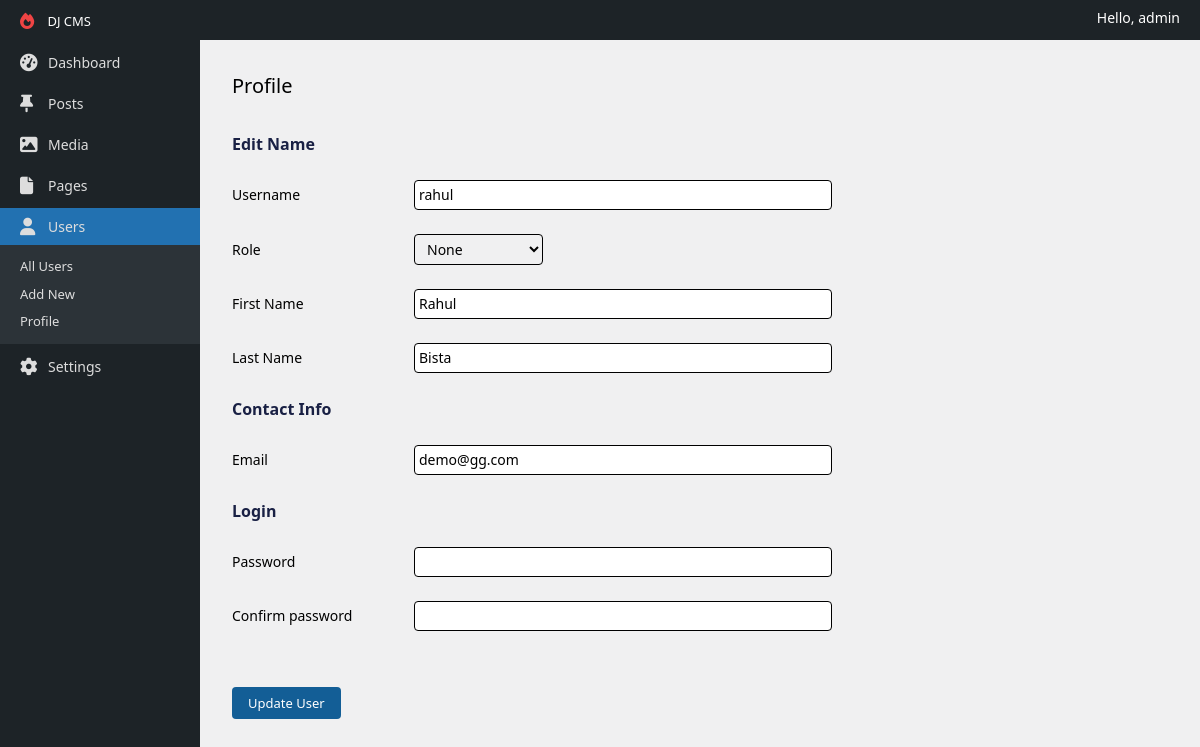
Page /users/edit/12/ (signed in) on the committed database.
### apps/accounts/models.py (models this page shows, shortened)
class User(AbstractUser):
    class Roles(models.TextChoices):
        NONE = 'none'
        AUTHOR = 'author'
        EDITOR = 'editor'
        SEO = 'seo'
        ADMINISTRATOR = 'administrator'
    email = models.EmailField(unique=True)
    USERNAME_FIELD = 'email'
    REQUIRED_FIELDS = ['username']
    role = models.CharField(max_length=60, choices=Roles.choices, null=True, blank=True)
    photo = models.ImageField(upload_to='uploads/', null=True, blank=True)
    def __str__(self):
        return self.username

### apps/dashboard/views.py (the view)
# urls.py: path('users/edit/<int:pk>/', EditUserView.as_view(), name='edit_user'),
class EditUserView(AbstractEditUserView):
    form_class = UserForm

### apps/dashboard/forms.py
class UserForm(AbstractUserForm):
    pass

### apps/dashboard/permissions.py (called while the page is built)
    def allow_superuser(self) -> bool:
        return True

    def has_permission(self, request: HttpRequest) -> bool:
        if self.allow_superuser() and request.user.is_superuser:
            return True
        return request.user.is_authenticated and self.has_user_permission(request)

    def dispatch(self, request, *args, **kwargs) -> Union[HttpResponseRedirect, HttpResponse]:
        self._current_path = request.path
        if not self.has_permission(request):
            return HttpResponseRedirect(self.get_login_url())
        return super().dispatch(request, *args, **kwargs)

### apps/dashboard/templatetags/utils.py (called while the page is built)
@register.simple_tag(takes_context=True)
def has_permission(context, menu_name: str) -> bool:
    request: HttpRequest = context.request
    mixin_class = sidebar_permissions.get(menu_name)
    if mixin_class:
        mixin = mixin_class()
        return mixin.has_permission(request)
    return False

@register.simple_tag(takes_context=True)
def should_expand_menu(context, menu_name) -> bool:
    reverse_url_name = context.request.resolver_match.url_name
    sub_menus = sidebar_menus.get(menu_name)
    if sub_menus:
        for sub_menu in sub_menus:
            if sub_menu == reverse_url_name:
                return True
    return False

@register.simple_tag(takes_context=True)
def current_url_name(context) -> bool:
    return context.request.resolver_match.url_name

### apps/dashboard/views.py (called while the page is built)
    def check_form_instance(self):
        if not self.form_class:
            raise Exception('Please provide form class')

    def get(self, request: HttpRequest, **kwargs: Any) -> HttpResponse:
        self.check_form_instance()
        pk: int = kwargs.get('pk')
        if pk:
            instance: get_user_model() = get_object_or_404(get_user_model(), pk=pk)
        else:
            instance = request.user
        form: ModelForm = self.form_class(instance=instance)
        return render(request, 'edit-user.html', {
            'form': form,
            'roles': get_user_model().Roles.choices
        })

### templates/edit-user.html (shortened to what this page needs)
{% extends 'layouts/default.html' %}
{% block content %}
    <div class="p-2 md:p-8">
        <h1 class="inline-block text-xl">Profile</h1>
        <div class="mt-8">
            <div class="max-w-[600px]">
                <h2 class="text-primary font-bold">Edit Name</h2>
                <form method="POST">
                    {% include 'components/user-form.html' %}
                    <div class="mt-8">
                        <input type="submit" value="Update User"
                               class="bg-[#135e96] text-white px-4 py-1.5 text-[13px] rounded">
                    </div>
                </form>
            </div>
        </div>
    </div>
{% endblock %}

### templates/layouts/default.html (shortened to what this page needs)
{% load static %}
<!DOCTYPE html>
<html lang="en">
<head>
    <link rel="stylesheet" href="{% static 'css/main.css' %}">
    <link rel="stylesheet" href="https://cdnjs.cloudflare.com/ajax/libs/font-awesome/6.4.0/css/all.min.css"
/>
</head>
<body>
<div class="grid grid-rows-[auto_1fr] h-screen">
    <header class="bg-[#1d2327] text-white px-[20px] py-2 flex justify-between">
        <div>
            <a href="{% url 'dashboard' %}" class="mr-auto text-[13px]">
                DJ CMS
            </a>
        </div>
        <span class="text-sm">
            Hello, {{ request.user }}
        </span>
    </header>
    <div class="grid grid-cols-[200px_1fr] h-full">
        {% include 'components/sidebar.html' %}
        <main class="overflow-y-auto">
            {% block content %}
            {% endblock %}
        </main>
    </div>
</div>
</body>
</html>

### templates/components/user-form.html (shortened to what this page needs)
<div class="mt-6 text-sm grid grid-cols-[150px_1fr] items-center gap-x-8 gap-y-6">
    <label for="username" class="font-medium">Username</label>
    <div>
        <input aria-label="username" type="text" name="username"
               class="w-full p-1 rounded border border-black"
               value="{% if form.username.value %}{{ form.username.value }}{% endif %}">
    </div>
    {% if form.role %}
        <label for="role" class="font-medium">Role</label>
        <div>
            <select name="role" id="role" class="rounded border border-black px-2 py-1 bg-transparent">
                {% for key, role in roles %}
                    <option value="{{ key }}" {% if form.role.value == key %}selected{% endif %}>{{ role }}</option>
                {% endfor %}
            </select>
        </div>
    {% endif %}
    <label for="first_name" class="font-medium">First Name</label>
    <div>
        <input aria-label="firstname" type="text" name="first_name"
               class="w-full p-1 rounded border border-black"
               value="{% if form.first_name.value %}{{ form.first_name.value }}{% endif %}">
    </div>
    <label for="last_name" class="font-medium">Last Name</label>
    <div>
        <input aria-label="lastname" type="text" name="last_name"
               class="w-full p-1 rounded border border-black"
               value="{% if form.last_name.value %}{{ form.last_name.value }}{% endif %}">
    </div>
</div>
<h2 class="text-primary font-bold mt-6">Contact Info</h2>
<div class="mt-6 text-sm grid grid-cols-[150px_1fr] items-center gap-x-8 gap-y-6">
    <label for="username" class="font-medium">Email</label>
    <div>
        <input aria-label="email" type="email" name="email"
               class="w-full p-1 rounded border border-black"
               value="{% if form.email.value %}{{ form.email.value }}{% endif %}">
    </div>
</div>
<h2 class="text-primary font-bold mt-6">Login</h2>
<div class="mt-6 text-sm grid grid-cols-[150px_1fr] items-center gap-x-8 gap-y-6">
    <label for="password" class="font-medium">Password</label>
    <div>
        <input aria-label="password" type="password" name="password"
               class="w-full p-1 rounded border border-black"
               value="{% if form.password.value %}{{ form.password.value }}{% endif %}">
    </div>
    <label for="confirm_password" class="font-medium">Confirm password</label>
    <div>
        <input aria-label="confirm_password" type="password" name="confirm_password"
               class="w-full p-1 rounded border border-black"
               value="{% if form.confirm_password.value %}{{ form.confirm_password.value }}{% endif %}">
    </div>

### public/css/main.css (style rules this page uses)
html { line-height: 1.5; -webkit-text-size-adjust: 100%; -moz-tab-size: 4; -o-tab-size: 4; tab-size: 4; font-family: ui-sans-serif, system-ui, -apple-system, BlinkMacSystemFont, "Segoe UI", Roboto, "Helvetica Neue", Arial, "Noto Sans", sans-serif, "Apple Color Emoji", "Segoe UI Emoji", "Segoe UI Symbol", "Noto Color Emoji"; font-feature-settings: normal; font-variation-settings: normal; }
body { margin: 0; line-height: inherit; }
h1, h2, h3, h4, h5, h6 { font-size: inherit; font-weight: inherit; }
a { color: inherit; text-decoration: inherit; }
button, input, optgroup, select, textarea { font-family: inherit; font-size: 100%; font-weight: inherit; line-height: inherit; color: inherit; margin: 0; padding: 0; }
button, select { text-transform: none; }
button, [type='button'], [type='reset'], [type='submit'] { -webkit-appearance: button; background-color: transparent; background-image: none; }
blockquote, dl, dd, h1, h2, h3, h4, h5, h6, hr, figure, p, pre { margin: 0; }
input::placeholder, textarea::placeholder { opacity: 1; color: #9ca3af; }
html { background-color: #f0f0f1; }
.mr-auto { margin-right: auto; }
.mt-6 { margin-top: 1.5rem; }
.mt-8 { margin-top: 2rem; }
.inline-block { display: inline-block; }
.flex { display: flex; }
.grid { display: grid; }
.h-full { height: 100%; }
.h-screen { height: 100vh; }
.w-full { width: 100%; }
.max-w-\[600px\] { max-width: 600px; }
.grid-cols-\[150px_1fr\] { grid-template-columns: 150px 1fr; }
.grid-cols-\[200px_1fr\] { grid-template-columns: 200px 1fr; }
.grid-rows-\[auto_1fr\] { grid-template-rows: auto 1fr; }
.items-center { align-items: center; }
.justify-between { justify-content: space-between; }
.gap-x-8 { -moz-column-gap: 2rem; column-gap: 2rem; }
.gap-y-6 { row-gap: 1.5rem; }
.overflow-y-auto { overflow-y: auto; }
.rounded { border-radius: 0.25rem; }
.border { border-width: 1px; }
.border-black { --tw-border-opacity: 1; border-color: rgb(0 0 0 / var(--tw-border-opacity)); }
.bg-\[\#135e96\] { --tw-bg-opacity: 1; background-color: rgb(19 94 150 / var(--tw-bg-opacity)); }
.bg-\[\#1d2327\] { --tw-bg-opacity: 1; background-color: rgb(29 35 39 / var(--tw-bg-opacity)); }
.bg-transparent { background-color: transparent; }
.p-1 { padding: 0.25rem; }
.p-2 { padding: 0.5rem; }
.px-2 { padding-left: 0.5rem; padding-right: 0.5rem; }
.px-4 { padding-left: 1rem; padding-right: 1rem; }
.px-\[20px\] { padding-left: 20px; padding-right: 20px; }
.py-1 { padding-top: 0.25rem; padding-bottom: 0.25rem; }
.py-1\.5 { padding-top: 0.375rem; padding-bottom: 0.375rem; }
.py-2 { padding-top: 0.5rem; padding-bottom: 0.5rem; }
.text-\[13px\] { font-size: 13px; }
.text-sm { font-size: 0.875rem; line-height: 1.25rem; }
.text-xl { font-size: 1.25rem; line-height: 1.75rem; }
.font-bold { font-weight: 700; }
.font-medium { font-weight: 500; }
.text-primary { --tw-text-opacity: 1; color: rgb(25 32 68 / var(--tw-text-opacity)); }
.text-white { --tw-text-opacity: 1; color: rgb(255 255 255 / var(--tw-text-opacity)); }
@media (min-width: 768px) { .md\:p-8 { padding: 2rem; } }

### rows in the picture
User: user "admin"
User: username "rahul", role "None", first_name "Rahul", last_name "Bista", email "demo@gg.com"
